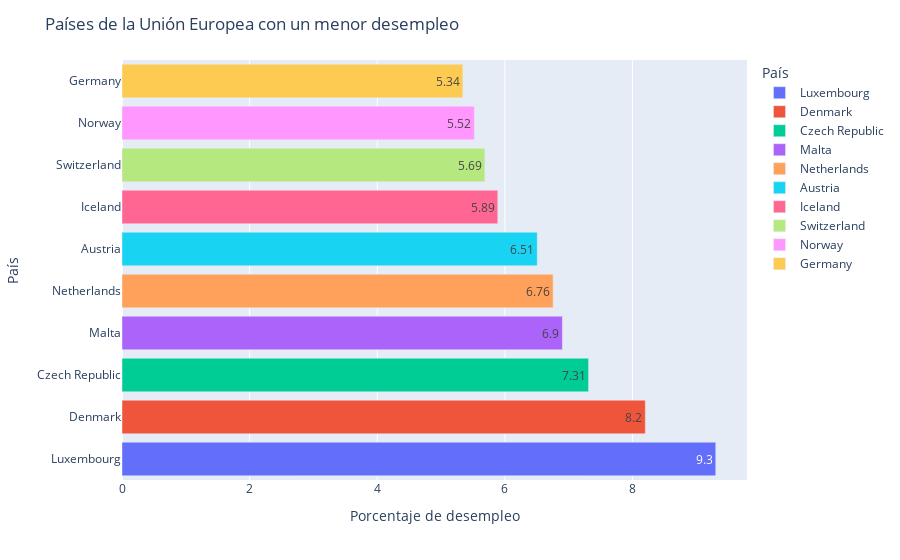

The notebook cell saved with this chart:
### Code cell
fig = px.bar(y=df_less["country"], x=df_less["Value"], 
             color=df_less["country"], text=round(df_less["Value"], 2))
fig.update_layout(title="Países de la Unión Europea con un menor desempleo",
                  xaxis_title="Porcentaje de desempleo",
                  yaxis_title="País",
                  legend_title="País")
fig.write_html("img4.html")
fig.show()

### Figure 1 — Plotly figure (JSON) as saved in the notebook; plotly's stock layout.template omitted (floating-point values rounded to 4 significant figures)
{"data": [{"alignmentgroup": "True", "hovertemplate": "color=Luxembourg<br>x=%{x}<br>y=%{y}<br>text=%{text}<extra></extra>", "legendgroup": "Luxembourg", "marker": {"color": "#636efa"}, "name": "Luxembourg", "offsetgroup": "Luxembourg", "orientation": "h", "showlegend": true, "text": [9.3], "textposition": "auto", "type": "bar", "x": [9.304], "xaxis": "x", "y": ["Luxembourg"], "yaxis": "y"}, {"alignmentgroup": "True", "hovertemplate": "color=Denmark<br>x=%{x}<br>y=%{y}<br>text=%{text}<extra></extra>", "legendgroup": "Denmark", "marker": {"color": "#EF553B"}, "name": "Denmark", "offsetgroup": "Denmark", "orientation": "h", "showlegend": true, "text": [8.2], "textposition": "auto", "type": "bar", "x": [8.2], "xaxis": "x", "y": ["Denmark"], "yaxis": "y"}, {"alignmentgroup": "True", "hovertemplate": "color=Czech Republic<br>x=%{x}<br>y=%{y}<br>text=%{text}<extra></extra>", "legendgroup": "Czech Republic", "marker": {"color": "#00cc96"}, "name": "Czech Republic", "offsetgroup": "Czech Republic", "orientation": "h", "showlegend": true, "text": [7.31], "textposition": "auto", "type": "bar", "x": [7.311], "xaxis": "x", "y": ["Czech Republic"], "yaxis": "y"}, {"alignmentgroup": "True", "hovertemplate": "color=Malta<br>x=%{x}<br>y=%{y}<br>text=%{text}<extra></extra>", "legendgroup": "Malta", "marker": {"color": "#ab63fa"}, "name": "Malta", "offsetgroup": "Malta", "orientation": "h", "showlegend": true, "text": [6.9], "textposition": "auto", "type": "bar", "x": [6.901], "xaxis": "x", "y": ["Malta"], "yaxis": "y"}, {"alignmentgroup": "True", "hovertemplate": "color=Netherlands<br>x=%{x}<br>y=%{y}<br>text=%{text}<extra></extra>", "legendgroup": "Netherlands", "marker": {"color": "#FFA15A"}, "name": "Netherlands", "offsetgroup": "Netherlands", "orientation": "h", "showlegend": true, "text": [6.76], "textposition": "auto", "type": "bar", "x": [6.755], "xaxis": "x", "y": ["Netherlands"], "yaxis": "y"}, {"alignmentgroup": "True", "hovertemplate": "color=Austria<br>x=%{x}<br>y=%{y}<br>text=%{text}<extra></extra>", "legendgroup": "Austria", "marker": {"color": "#19d3f3"}, "name": "Austria", "offsetgroup": "Austria", "orientation": "h", "showlegend": true, "text": [6.51], "textposition": "auto", "type": "bar", "x": [6.507], "xaxis": "x", "y": ["Austria"], "yaxis": "y"}, {"alignmentgroup": "True", "hovertemplate": "color=Iceland<br>x=%{x}<br>y=%{y}<br>text=%{text}<extra></extra>", "legendgroup": "Iceland", "marker": {"color": "#FF6692"}, "name": "Iceland", "offsetgroup": "Iceland", "orientation": "h", "showlegend": true, "text": [5.89], "textposition": "auto", "type": "bar", "x": [5.888], "xaxis": "x", "y": ["Iceland"], "yaxis": "y"}, {"alignmentgroup": "True", "hovertemplate": "color=Switzerland<br>x=%{x}<br>y=%{y}<br>text=%{text}<extra></extra>", "legendgroup": "Switzerland", "marker": {"color": "#B6E880"}, "name": "Switzerland", "offsetgroup": "Switzerland", "orientation": "h", "showlegend": true, "text": [5.69], "textposition": "auto", "type": "bar", "x": [5.686], "xaxis": "x", "y": ["Switzerland"], "yaxis": "y"}, {"alignmentgroup": "True", "hovertemplate": "color=Norway<br>x=%{x}<br>y=%{y}<br>text=%{text}<extra></extra>", "legendgroup": "Norway", "marker": {"color": "#FF97FF"}, "name": "Norway", "offsetgroup": "Norway", "orientation": "h", "showlegend": true, "text": [5.52], "textposition": "auto", "type": "bar", "x": [5.521], "xaxis": "x", "y": ["Norway"], "yaxis": "y"}, {"alignmentgroup": "True", "hovertemplate": "color=Germany<br>x=%{x}<br>y=%{y}<br>text=%{text}<extra></extra>", "legendgroup": "Germany", "marker": {"color": "#FECB52"}, "name": "Germany", "offsetgroup": "Germany", "orientation": "h", "showlegend": true, "text": [5.34], "textposition": "auto", "type": "bar", "x": [5.341], "xaxis": "x", "y": ["Germany"], "yaxis": "y"}], "layout": {"barmode": "relative", "legend": {"title": {"text": "País"}, "tracegroupgap": 0}, "margin": {"t": 60}, "title": {"text": "Países de la Unión Europea con un menor desempleo"}, "xaxis": {"anchor": "y", "domain": [0, 1], "title": {"text": "Porcentaje de desempleo"}}, "yaxis": {"anchor": "x", "domain": [0, 1], "title": {"text": "País"}}}}
